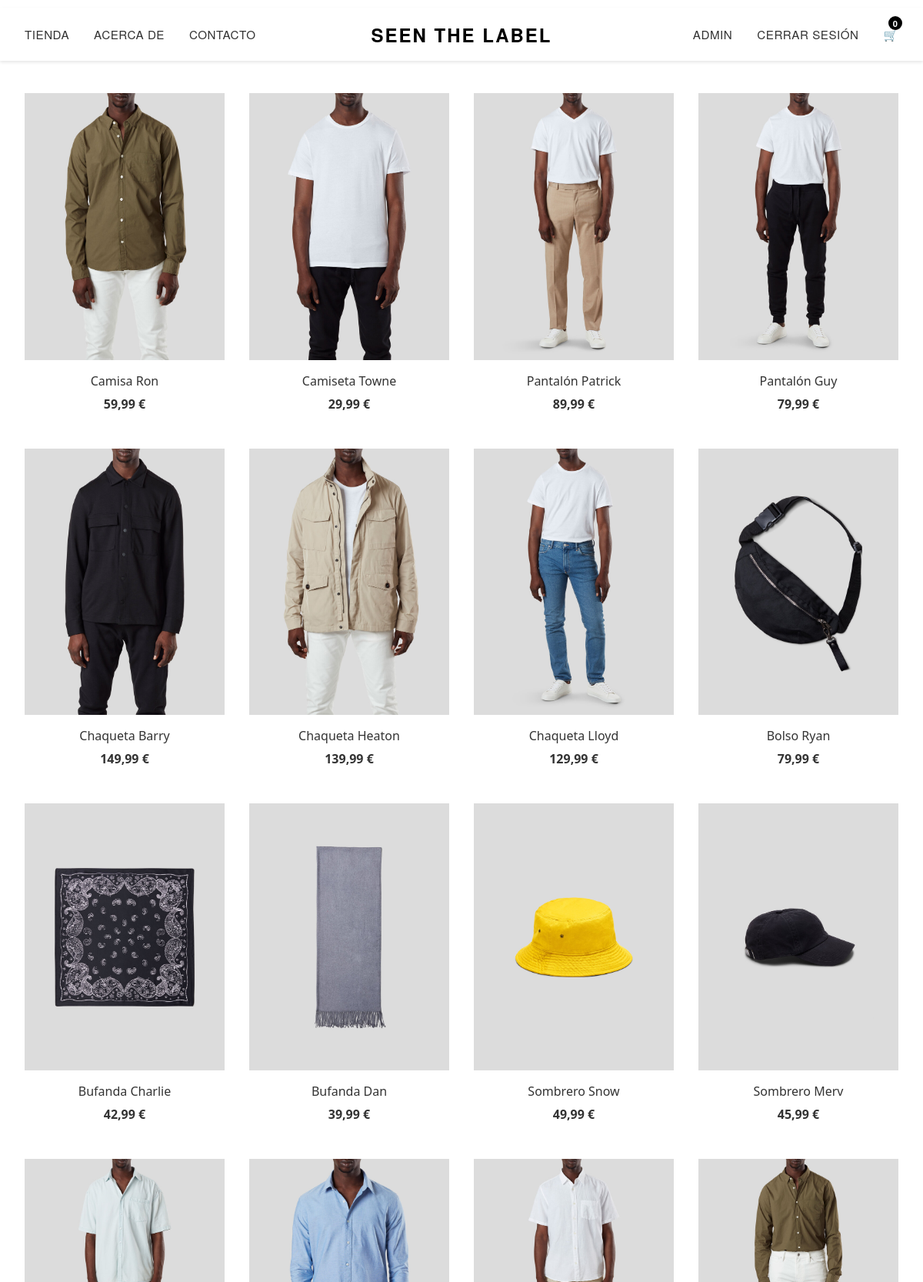
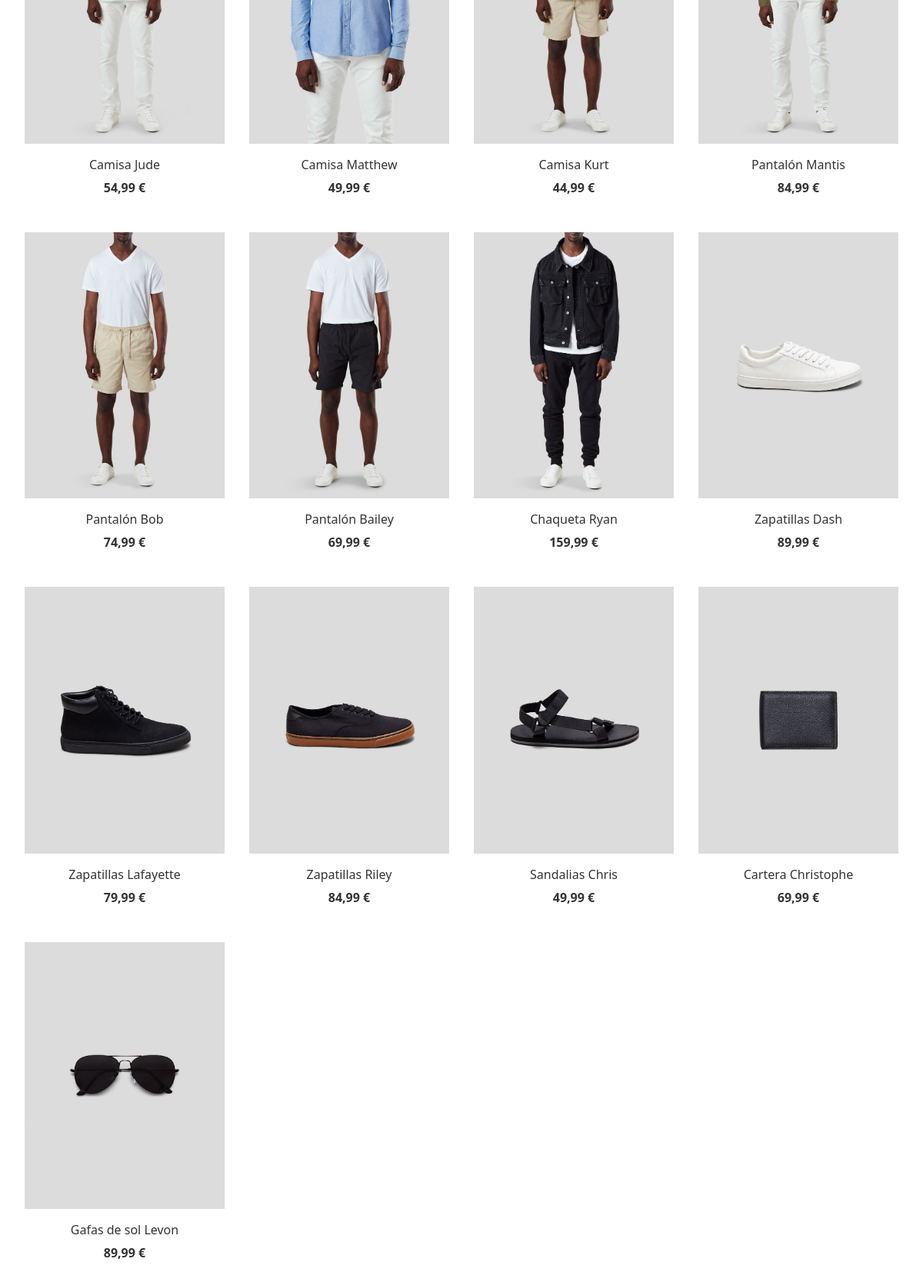
The app's page /productos.php (signed in) with its own data (2 pictures, top to bottom).
### tables this page shows
CREATE TABLE productos (
    id INT PRIMARY KEY AUTO_INCREMENT,
    nombre VARCHAR(255) NOT NULL,
    descripcion TEXT,
    precio DECIMAL(10,2) NOT NULL,
    tiene_tallas BOOLEAN DEFAULT FALSE,
    fecha_creacion TIMESTAMP DEFAULT CURRENT_TIMESTAMP,
    fecha_actualizacion TIMESTAMP DEFAULT CURRENT_TIMESTAMP ON UPDATE CURRENT_TIMESTAMP
);

CREATE TABLE imagenes_producto (
    id INT PRIMARY KEY AUTO_INCREMENT,
    producto_id INT NOT NULL,
    url VARCHAR(255) NOT NULL,
    orden INT NOT NULL DEFAULT 0,
    FOREIGN KEY (producto_id) REFERENCES productos(id) ON DELETE CASCADE
);

### productos.php (the view, shortened to what this page needs)
<?php
require_once 'config/database.php';
$stmt = $conn->query("SELECT p.*,
                     i1.url as imagen_principal,
                     i2.url as imagen_secundaria
                     FROM productos p
                     LEFT JOIN imagenes_producto i1 ON p.id = i1.producto_id AND i1.orden = 1
                     LEFT JOIN imagenes_producto i2 ON p.id = i2.producto_id AND i2.orden = 2
                     ORDER BY p.fecha_creacion DESC");
$productos = $stmt->fetchAll(PDO::FETCH_ASSOC);
?>
<!DOCTYPE html>
<html lang="es">
<head>
    <link rel="stylesheet" href="css/styles.css">
    <link rel="stylesheet" href="css/productos.css">
</head>
<body>
    <?php include 'includes/header.php'; ?>
    <div class="products-grid">
        <?php foreach ($productos as $producto): ?>
        <article class="product">
            <a href="producto.php?id=<?php echo $producto['id']; ?>" class="product-link">
                <div class="product-image">
                    <img src="<?php echo htmlspecialchars($producto['imagen_principal']); ?>"
                         alt="<?php echo htmlspecialchars($producto['nombre']); ?>"
                         class="image-main">
                </div>
                <div class="product-info">
                    <h2 class="product-title"><?php echo htmlspecialchars($producto['nombre']); ?></h2>
                    <div class="price-container">
                        <span class="current-price"><?php echo number_format($producto['precio'], 2, ',', '.'); ?> €</span>
                    </div>
                </div>
            </a>
        </article>
        <?php endforeach; ?>
    </div>
</body>
</html>

### css/productos.css (style rules this page uses)
.product { position: relative; width: 100%; }
.product-link { text-decoration: none; color: inherit; display: block; }
.product-image { position: relative; width: 100%; padding-bottom: 125%; overflow: hidden; margin-bottom: 1rem; }
.product-image img { position: absolute; top: 0; left: 0; width: 100%; height: 100%; object-fit: cover; transition: opacity 0.3s ease; }
.image-main { opacity: 1; }
.product-info { text-align: center; }
.product-title { font-size: 16px; font-weight: normal; margin: 0 0 10px 0; color: #333; }
.price-container { display: flex; justify-content: center; gap: 10px; margin-bottom: 15px; }
.current-price { color: #000; font-size: 16px; }
.products-grid { display: grid; grid-template-columns: repeat(auto-fill, minmax(250px, 1fr)); gap: 2rem; padding: 2rem; max-width: 1400px; margin: 0 auto; }
.product { position: relative; transition: transform 0.3s ease; }
.product-link { text-decoration: none; color: inherit; }
.product-title { font-size: 1rem; margin-bottom: 0.5rem; color: #333; }
.price-container { display: flex; justify-content: center; gap: 0.5rem; align-items: center; }
.current-price { font-weight: bold; color: #333; }
.product { position: relative; }
.product-image { position: relative; aspect-ratio: 3/4; overflow: hidden; }
.image-main, .image-hover { position: absolute; top: 0; left: 0; width: 100%; height: 100%; object-fit: cover; transition: opacity 0.3s ease; }

### css/color.css (style rules this page uses)
:root { --primary-color: #000; --secondary-color: #fff; --gray-color: #f0f0f0; }

### css/common.css (style rules this page uses)
* { box-sizing: border-box; }
html, body { margin: 0; padding: 0; font-family: 'Segoe UI', Tahoma, Geneva, Verdana, sans-serif; }
a { color: var(--primary-color); text-decoration: none; }

### records on screen
productos: imagenes_producto.url (picture), nombre "Camisa Ron", precio "59,99"
productos: imagenes_producto.url (picture), nombre "Camiseta Towne", precio "29,99"
productos: imagenes_producto.url (picture), nombre "Pantalón Patrick", precio "89,99"
productos: imagenes_producto.url (picture), nombre "Pantalón Guy", precio "79,99"
productos: imagenes_producto.url (picture), nombre "Chaqueta Barry", precio "149,99"
productos: imagenes_producto.url (picture), nombre "Chaqueta Heaton", precio "139,99"
productos: imagenes_producto.url (picture), nombre "Chaqueta Lloyd", precio "129,99"
productos: imagenes_producto.url (picture), nombre "Bolso Ryan", precio "79,99"
productos: imagenes_producto.url (picture), nombre "Bufanda Charlie", precio "42,99"
productos: imagenes_producto.url (picture), nombre "Bufanda Dan", precio "39,99"
productos: imagenes_producto.url (picture), nombre "Sombrero Snow", precio "49,99"
productos: imagenes_producto.url (picture), nombre "Sombrero Merv", precio "45,99"
productos: imagenes_producto.url (picture), nombre "Camisa Jude", precio "54,99"
productos: imagenes_producto.url (picture), nombre "Camisa Matthew", precio "49,99"
productos: imagenes_producto.url (picture), nombre "Camisa Kurt", precio "44,99"
productos: imagenes_producto.url (picture), nombre "Pantalón Mantis", precio "84,99"
productos: imagenes_producto.url (picture), nombre "Pantalón Bob", precio "74,99"
productos: imagenes_producto.url (picture), nombre "Pantalón Bailey", precio "69,99"
productos: imagenes_producto.url (picture), nombre "Chaqueta Ryan", precio "159,99"
productos: imagenes_producto.url (picture), nombre "Zapatillas Dash", precio "89,99"
productos: imagenes_producto.url (picture), nombre "Zapatillas Lafayette", precio "79,99"
productos: imagenes_producto.url (picture), nombre "Zapatillas Riley", precio "84,99"
productos: imagenes_producto.url (picture), nombre "Sandalias Chris", precio "49,99"
productos: imagenes_producto.url (picture), nombre "Cartera Christophe", precio "69,99"
productos: imagenes_producto.url (picture), nombre "Gafas de sol Levon", precio "89,99"

### other values on screen
$_SESSION['usuario_nombre'] "ADMIN"
$total_items "0"
